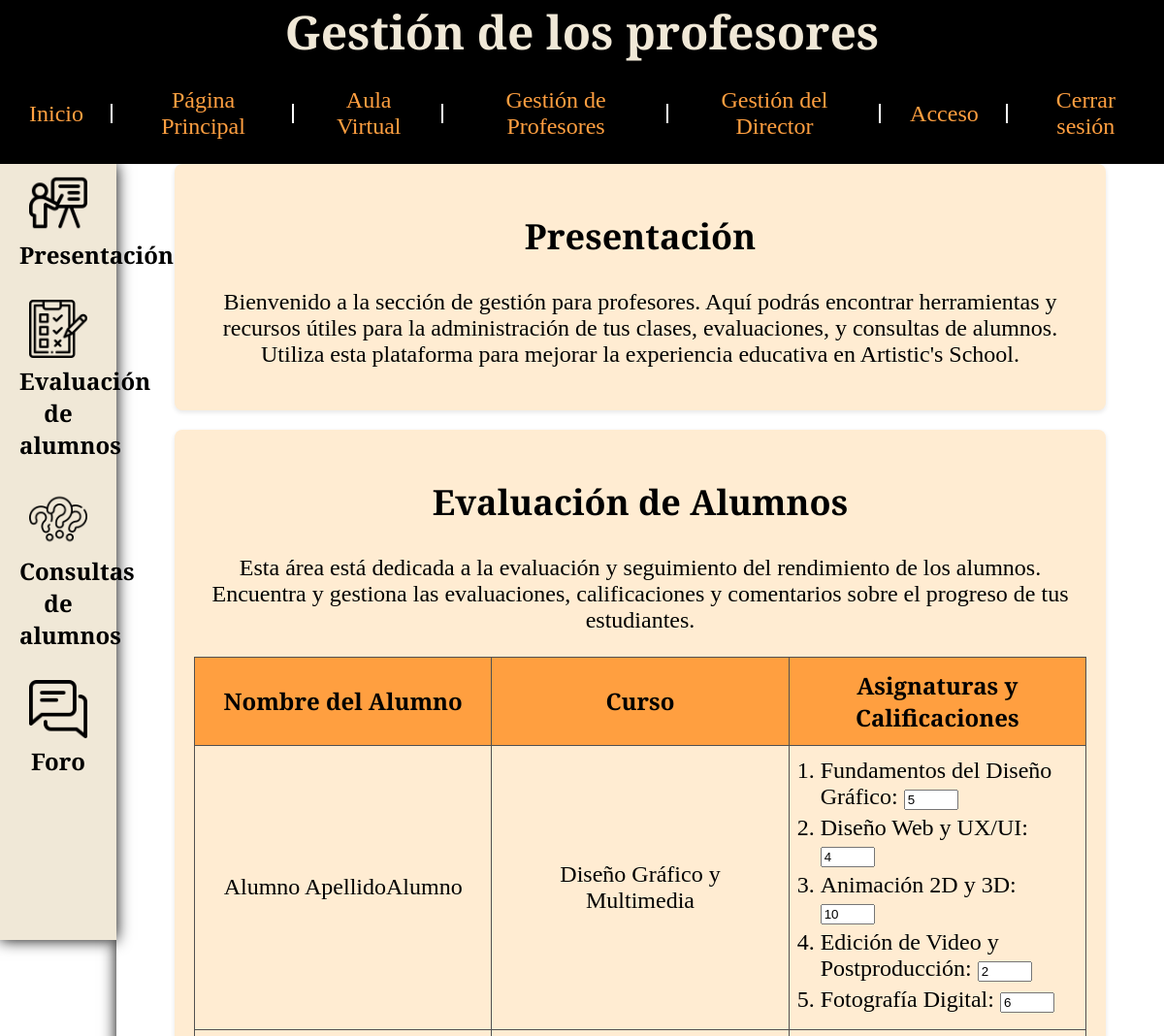
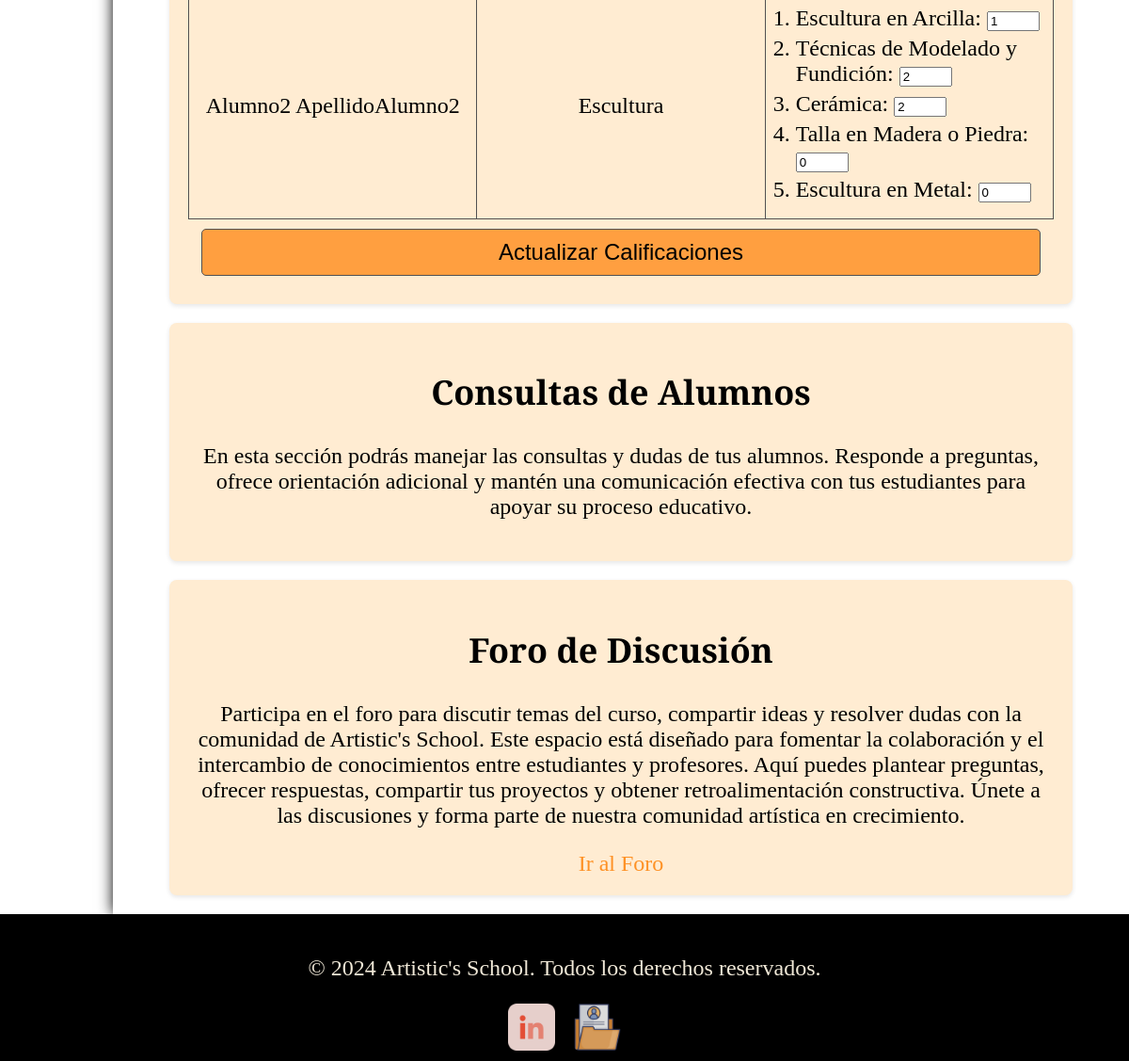
Screenshot of /app/vistas/gestion-profesores.php (signed in) with the database file from the repository (2 pictures, top to bottom).
### tables this page shows
CREATE TABLE `users` (
  `user_id` int(11) NOT NULL,
  `email` varchar(255) NOT NULL,
  `password` varchar(255) NOT NULL,
  `first_name` varchar(50) NOT NULL,
  `last_name` varchar(50) NOT NULL,
  `phone` varchar(15) DEFAULT NULL,
  `address` text DEFAULT NULL,
  `role` enum('alumno','profesor','director','administrador') NOT NULL,
  `course_id` int(11) DEFAULT NULL
);

CREATE TABLE `subjects` (
  `subject_id` int(11) NOT NULL,
  `subject_name` varchar(100) NOT NULL,
  `course_id` int(11) NOT NULL
);

### app/clases/Usuario.php (called while the page is built, shortened)
<?php
class Usuario
{
    private $conn;
    public function __construct($db)
    {
        $this->conn = $db;
    }
    public function obtenerInfoAlumnosConCalificaciones()
    {
        $query = "SELECT
                u.user_id,
                u.first_name,
                u.last_name,
                c.course_name,
                s.subject_id,
                s.subject_name,
                IFNULL(sp.calification, 0) as calification
              FROM users u
              LEFT JOIN courses c ON u.course_id = c.course_id
              LEFT JOIN subjects s ON c.course_id = s.course_id
              LEFT JOIN student_progress sp ON u.user_id = sp.user_id AND s.subject_id = sp.subject_id
              WHERE u.role = 'alumno'
              ORDER BY u.user_id, s.subject_id";
        $stmt = $this->conn->prepare($query);
        $stmt->execute();
        return $stmt->fetchAll(PDO::FETCH_ASSOC);
    }
}

### app/vistas/gestion-profesores.php (the view, shortened to what this page needs)
<?php
require_once '../clases/Usuario.php';
$db = new Database();
$conexion = $db->getConnection();
$usuarioObj = new Usuario($conexion);
$resultados = $usuarioObj->obtenerInfoAlumnosConCalificaciones();
$alumnos = [];
foreach ($resultados as $fila) {
    $alumnos[$fila['user_id']]['nombre'] = $fila['first_name'] . ' ' . $fila['last_name'];
    $alumnos[$fila['user_id']]['curso'] = $fila['course_name'];
    $alumnos[$fila['user_id']]['asignaturas'][$fila['subject_id']] = [
        'nombre' => $fila['subject_name'],
        'calificacion' => $fila['calification']
    ];
}
?>
<!DOCTYPE html>
<html lang="es">
<head>
    <link rel="stylesheet" href="../../public/css/estilos-gestion-profesores.css">
</head>
<div id="click-effect-container"></div>
<body>
    <header>
        <h1>Gestión de los profesores</h1>
        <?php include 'components/nav.php'; ?>
    </header>
    <main>
        <section id="navegacion-gestion-profesores">
            <nav>
                <ul>
                    <li><a href="#presentación"><img src="../../public/multimedia/img/aula-virtual/navegacion-aula/presentacion.png" alt="Presentación"><br>Presentación</a></li>
                    <li><a href="#evaluacion-alumnos"><img src="../../public/multimedia/img/gestion-profesores/evaluacion.png" alt="evaluacion de alumnos"><br>Evaluación de alumnos</a></li>
                    <li><a href="#consultas-de-alumnos"><img src="../../public/multimedia/img/aula-virtual/navegacion-aula/consultas.png" alt="Consultas"><br>Consultas de alumnos</a></li>
                    <li><a href="#foro"><img src="../../public/multimedia/img/aula-virtual/navegacion-aula/foro.png" alt="Foro"><br>Foro</a></li>
                </ul>
            </nav>
        </section>
        <section id="contenido-principal">
            <section id="presentacion">
                <h2>Presentación</h2>
                <p>
                    Bienvenido a la sección de gestión para profesores. Aquí podrás encontrar herramientas y recursos
                    útiles para la administración de tus clases, evaluaciones, y consultas de alumnos. Utiliza esta
                    plataforma para mejorar la experiencia educativa en Artistic's School.
                </p>
            </section>
            <section id="evaluacion-alumnos">
                <h2>Evaluación de Alumnos</h2>
                <p>
                    Esta área está dedicada a la evaluación y seguimiento del rendimiento de los alumnos. Encuentra y
                    gestiona las evaluaciones, calificaciones y comentarios sobre el progreso de tus estudiantes.
                </p>
                <form method="post" action="../funciones/gestionProfesores/evaluacion-alumnos/procesar-evaluacion-alumno.php">
                    <table class="tabla">
                        <thead>
                            <tr>
                                <th>Nombre del Alumno</th>
                                <th>Curso</th>
                                <th>Asignaturas y Calificaciones</th>
                            </tr>
                        </thead>
                        <tbody>
                            <?php foreach ($alumnos as $user_id => $alumno) : ?>
                                <tr>
                                    <td><?= htmlspecialchars($alumno['nombre']) ?></td>
                                    <td><?= htmlspecialchars($alumno['curso']) ?></td>
                                    <td id="calificaciones">
                                        <ol>
                                            <?php foreach ($alumno['asignaturas'] as $subject_id => $asignatura) : ?>
                                                <li>
                                                    <label>
                                                        <?= htmlspecialchars($asignatura['nombre']) ?>:
                                                        <input type="number" name="grades[<?= $user_id ?>][<?= $subject_id ?>]" value="<?= $asignatura['calificacion'] ?>" min="0" max="10">
                                                    </label>
                                                </li>
                                            <?php endforeach; ?>
                                        </ol>
                                    </td>
                                </tr>
                            <?php endforeach; ?>
                        </tbody>
                    </table>
                    <button type="submit" class="action-link full-width">Actualizar Calificaciones</button>
                </form>
            </section>
            <section id="consultas-de-alumnos">
                <h2>Consultas de Alumnos</h2>
                <p>
                    En esta sección podrás manejar las consultas y dudas de tus alumnos. Responde a preguntas, ofrece
                    orientación adicional y mantén una comunicación efectiva con tus estudiantes para apoyar su proceso
                    educativo.
                </p>
            </section>
            <section id="foro">
                <h2>Foro de Discusión</h2>
                <div>
                    <p>Participa en el foro para discutir temas del curso, compartir ideas y resolver dudas con la
                        comunidad de Artistic's School. Este espacio está diseñado para fomentar la colaboración y el
                        intercambio de conocimientos entre estudiantes y profesores. Aquí puedes plantear preguntas,
                        ofrecer respuestas, compartir tus proyectos y obtener retroalimentación constructiva. Únete a
                        las discusiones y forma parte de nuestra comunidad artística en crecimiento.
                    </p>
                    <a href="foro.php">Ir al Foro</a>
                </div>
            </section>
        </section>
    </main>
    <?php include 'components/footer.php'; ?>
</body>
</html>

### app/vistas/components/nav.php
<nav>
    <ul>
        <li><a href="inicio.php">Inicio</a></li>
        <li><a href="pagina-principal.php">Página Principal</a></li>
        <?php
        if (isset($_SESSION['role'])) {
            $user_role = $_SESSION['role'];
            if ($user_role == 'alumno') {
                echo '<li><a href="aula-virtual.php">Aula Virtual</a></li>';
            } elseif ($user_role == 'profesor') {
                echo '<li><a href="gestion-profesores.php">Gestión de Profesores</a></li>';
            } elseif ($user_role == 'director') {
                echo '<li><a href="gestion-director.php">Gestión del Director</a></li>';
            } elseif ($user_role == 'administrador') {
                echo '<li><a href="aula-virtual.php">Aula Virtual</a></li>';
                echo '<li><a href="gestion-profesores.php">Gestión de Profesores</a></li>';
                echo '<li><a href="gestion-director.php">Gestión del Director</a></li>';
            }
        }
        ?>
        <li><a href="acceso.php">Acceso</a></li>
        <?php
        if (isset($_SESSION['user_id'])) {
            echo '<li><a href="../funciones/control-de-sesiones/logout.php">Cerrar sesión</a></li>';
        }
        ?>
    </ul>
</nav>

### app/vistas/components/footer.php
<footer>
    <p>© 2024 Artistic's School. Todos los derechos reservados.</p>
    <div class="enlaces-footer">
        <a href="https://www.linkedin.com/feed/?trk=sem-ga_campid.18146679037_asid.140850334975_crid.619061882350_kw.linkedin_d.c_tid.kwd-148086543_n.g_mt.e_geo.1005487">
            <img src="../../public/multimedia/img/pie-de-pagina/linkedin.png" alt="Linkedin"></a>
        <a href=""><img src="../../public/multimedia/img/pie-de-pagina/CV.png" alt="CV"></a>
    </div>
</footer>

### public/css/estilos-gestion-profesores.css (style rules this page uses)
#click-effect-container { position: fixed; top: 0; left: 0; width: 100%; height: 100%; pointer-events: none; overflow: hidden; z-index: 9999; }
body { animation: cambioColor 10s infinite; cursor: url('cursor/pincel-cursor.png'), auto; font-family: 'Playfair Display', Georgia, 'Times New Roman', Times, serif; font-size: x-large; margin: 0; text-align: center; }
header { background-color: black; text-align: center; align-items: center; justify-content: center; }
h1 { margin: 0; padding: 0; background-color: black; font-weight: bold; text-align: center; color: rgb(240, 232, 215); }
header nav { display: flex; justify-content: center; }
header nav ul { list-style: none; margin: 0; padding: 0; display: flex; align-items: center; }
header nav ul li { display: inline-block; padding: 10px; position: relative; }
header nav ul li:not(:last-child)::after { content: ""; position: absolute; right: 0; top: 50%; transform: translateY(-50%); border-right: 2px solid white; height: 20px; }
header nav ul li a { color: rgb(255, 159, 64); padding: 15px 20px; display: inline-block; text-decoration: none; }
main { display: flex; }
#navegacion-gestion-profesores { position: sticky; top: 0; left: 0; height: 100vh; width: 10%; background-color: rgb(240, 232, 215); box-shadow: 0 0 15px rgba(0, 0, 0, 1); z-index: 1000; }
#navegacion-gestion-profesores nav ul li a img { width: 60px; height: auto; }
#navegacion-gestion-profesores nav ul { list-style: none; padding: 0; margin: 0; display: flex; flex-direction: column; justify-content: center; }
#navegacion-gestion-profesores nav ul li { margin-bottom: 10px; }
#navegacion-gestion-profesores nav ul li a { display: block; padding: 10px 20px; text-decoration: none; color: black; font-weight: bold; }
#contenido-principal { width: 90%; padding-right: 5%; padding-left: 5%; box-shadow: 0 0 15px rgba(0, 0, 0, 1); }
#contenido-principal section { background-color: #ffecd2; padding: 20px; margin-bottom: 20px; border-radius: 8px; box-shadow: 0 2px 5px rgba(0, 0, 0, 0.1); }
.tabla { width: 100%; margin: 0 auto; border-collapse: collapse; }
.tabla th, .tabla td { border: 1px solid #515151; padding: 12px; text-align: center; width: 25%; }
.tabla th { background-color: rgb(255, 159, 64); }
.tabla td ol { margin: 0; padding-left: 20px; text-align: left; }
.tabla td ol li { margin-bottom: 5px; }
.action-link, .action-button { font-size: xx-large; text-decoration: none; padding: 10px 20px; background-color: rgb(246, 173, 101); color: black; border: none; border-radius: 5px; cursor: pointer; display: inline-block; margin-bottom: 10px; }
.action-link.full-width { font-size: x-large; width: 97%; margin: 10px auto; background-color: rgb(255, 159, 64); border: 1px solid #515151; }
#foro a { color:rgb(254, 145, 36); text-decoration: none; }
footer { text-align: center; background-color: black; color: rgb(240, 232, 215); padding-top: 20px; padding-bottom: 5px; }
.enlaces-footer { display: flex; justify-content: center; align-items: center; gap: 20px; }
footer a { color: rgb(240, 232, 215); text-decoration: none; }
footer img { width: auto; height: 50px; border-radius: 5px; opacity: 0.9; }

### rows the page displays
users: subjects.subject_name "Fundamentos del Diseño Gráfico", calificacion "5", subjects.subject_name "Diseño Web y UX/UI", calificacion "4", subjects.subject_name "Animación 2D y 3D", calificacion "10", subjects.subject_name "Edición de Video y Postproducción", calificacion "2", subjects.subject_name "Fotografía Digital", calificacion "6"
users: subjects.subject_name "Escultura en Arcilla", calificacion "1", subjects.subject_name "Técnicas de Modelado y Fundición", calificacion "2", subjects.subject_name "Cerámica", subjects.subject_name "Talla en Madera o Piedra", calificacion "0", subjects.subject_name "Escultura en Metal"

### other values shown
$alumno['nombre'] "Alumno ApellidoAlumno"
$alumno['curso'] "Diseño Gráfico y Multimedia"
$alumno['nombre'] "Alumno2 ApellidoAlumno2"
$alumno['curso'] "Escultura"
